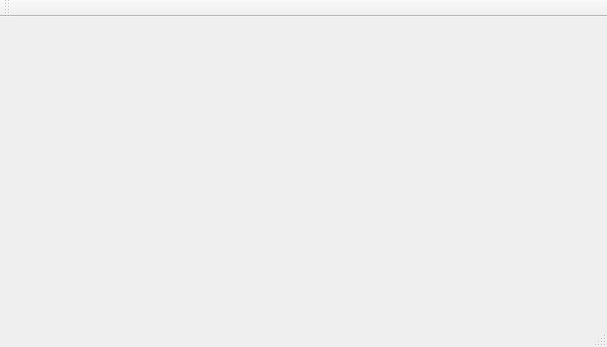
<?xml version="1.0" encoding="UTF-8"?>
<ui version="4.0">
 <class>MainWindow</class>
 <widget class="QMainWindow" name="MainWindow">
  <property name="geometry">
   <rect>
    <x>0</x>
    <y>0</y>
    <width>607</width>
    <height>347</height>
   </rect>
  </property>
  <property name="windowTitle">
   <string>MainWindow</string>
  </property>
  <widget class="QWidget" name="centralWidget">
   <property name="enabled">
    <bool>false</bool>
   </property>
  </widget>
  <widget class="QMenuBar" name="menuBar">
   <property name="geometry">
    <rect>
     <x>0</x>
     <y>0</y>
     <width>607</width>
     <height>25</height>
    </rect>
   </property>
  </widget>
  <widget class="QToolBar" name="mainToolBar">
   <attribute name="toolBarArea">
    <enum>TopToolBarArea</enum>
   </attribute>
   <attribute name="toolBarBreak">
    <bool>false</bool>
   </attribute>
  </widget>
  <widget class="QStatusBar" name="statusBar"/>
 </widget>
 <layoutdefault spacing="6" margin="11"/>
 <resources/>
 <connections/>
</ui>
